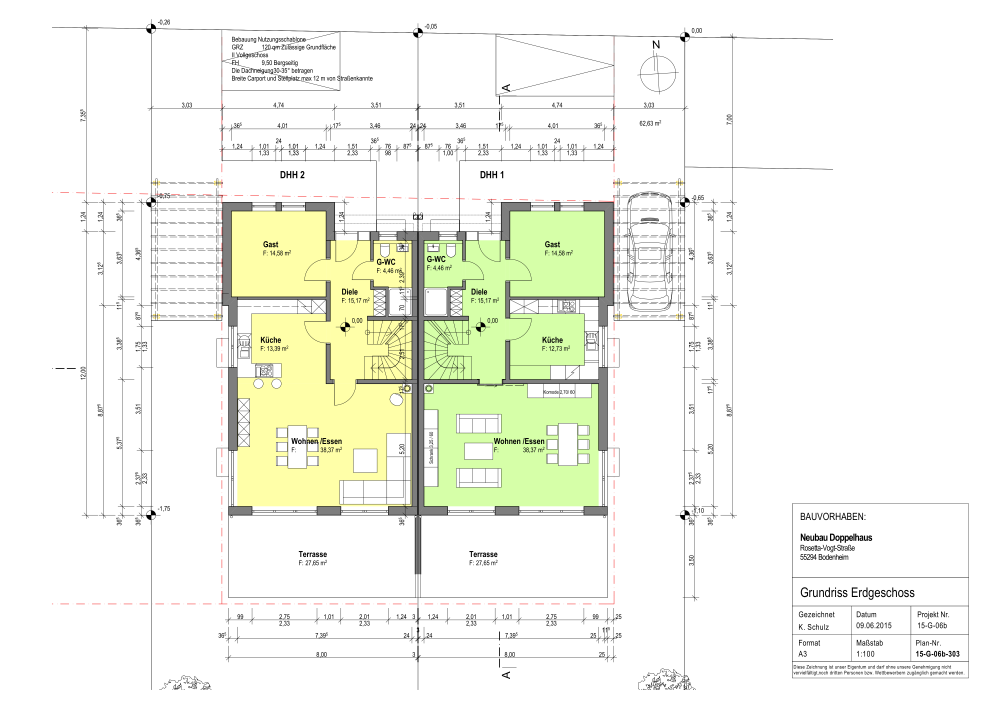
#> input picture examples/FloorplansAndSectionViews/Cluttered Plan/Cluttered 03_page1.png, 4961 x 3508 px (shown at 1/5 size)
$ python -i test_workflow_room_extraction.py   (imports and definitions only)
#> lines starting #> are read from the running program, lines starting #| are printed output that depends on the picture; after the words box and inside, x2 and y2 are one past the last pixel; in counts of white or black regions, pixels touching at a corner belong together
#> further down, picture is the input picture: shape (3508, 4961, 3); mean B, G, R 236.4, 245.7, 243.7
import sys
import math
import cv2 as cv
import numpy as np
import pytesseract

import sys
import math
import cv2 as cv
import numpy as np
import pytesseract


# [183 lines left out: functions extract_text_from_floorplan, remove_text_from_image, preprocess_floorplan, filter_walls_from_furniture, not called in this run]


def detect_wall_edges(filtered_image):
    """
    Detect and enhance wall edges using morphological operations.

    Applies morphological operations to connect broken wall segments and
    fill small gaps, creating continuous wall boundaries.

    Args:
        filtered_image (np.ndarray): Binary image with wall components only

    Returns:
        np.ndarray: Enhanced binary image with connected wall boundaries

    Processing steps:
        1. Morphological opening (3x3) to remove small noise
        2. Canny edge detection (thresholds: 50, 150)
        3. Dilation (3x3, 3 iterations) to thicken edges
        4. Morphological closing (31x31) to connect wall segments
    """
    # Small morphological opening to clean up noise
    kernel_cleanup_small = np.ones((3, 3), np.uint8)
    cleaned = cv.morphologyEx(filtered_image, cv.MORPH_OPEN, kernel_cleanup_small)

    # Canny edge detection
    edges = cv.Canny(cleaned, 50, 150)
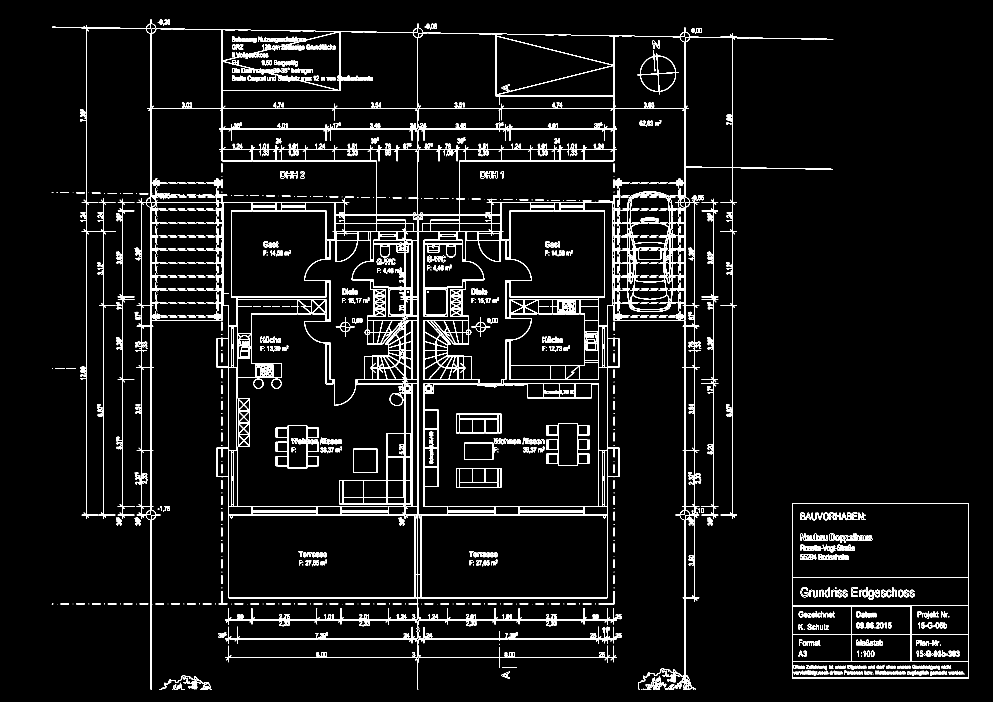
#> edges: shape (3508, 4961) (shown at 1/5 size); 2.5% white in thin lines or dots, all inside (x1, y1, x2, y2) = (259, 96, 4845, 3450)

    # Dilate edges to thicken walls
    kernel = np.ones((3, 3), np.uint8)
    edges_dilated = cv.dilate(edges, kernel, iterations=3)
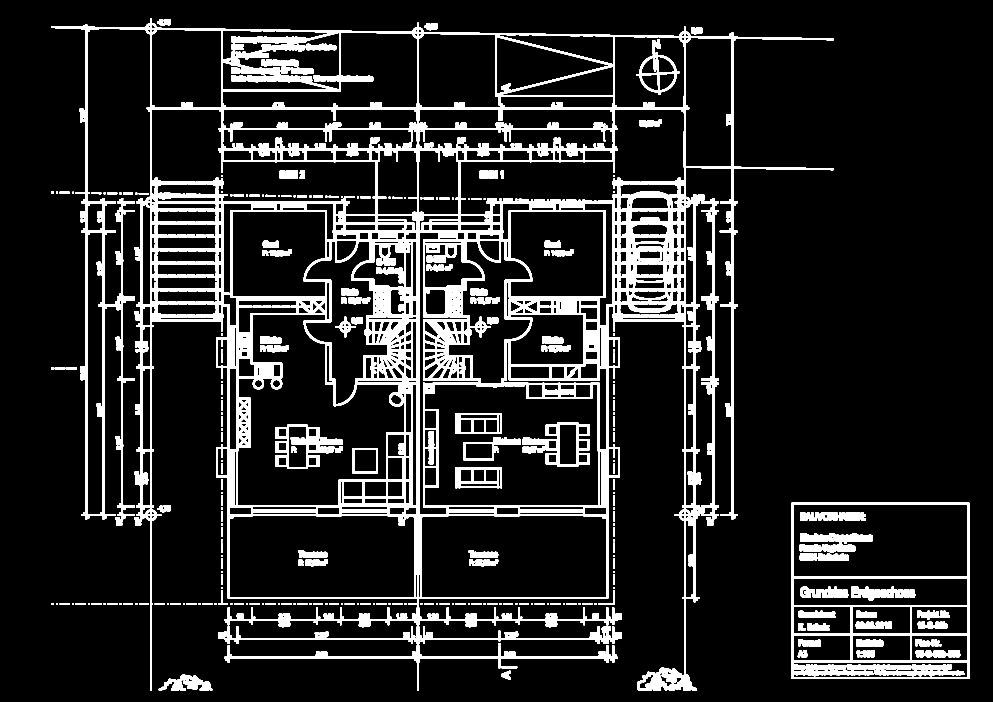
#> edges_dilated: shape (3508, 4961) (shown at 1/5 size); 11.7% white; 340 white regions, largest, box (x1, y1, x2, y2) and area: (257, 93, 4169, 3453) 1555252, (3957, 2514, 4848, 3394) 74723, (1376, 2124, 1712, 2345) 22842

    # Strong closing to connect broken wall segments
    kernel_big = np.ones((31, 31), np.uint8)
    walls = cv.morphologyEx(edges_dilated, cv.MORPH_CLOSE, kernel_big)
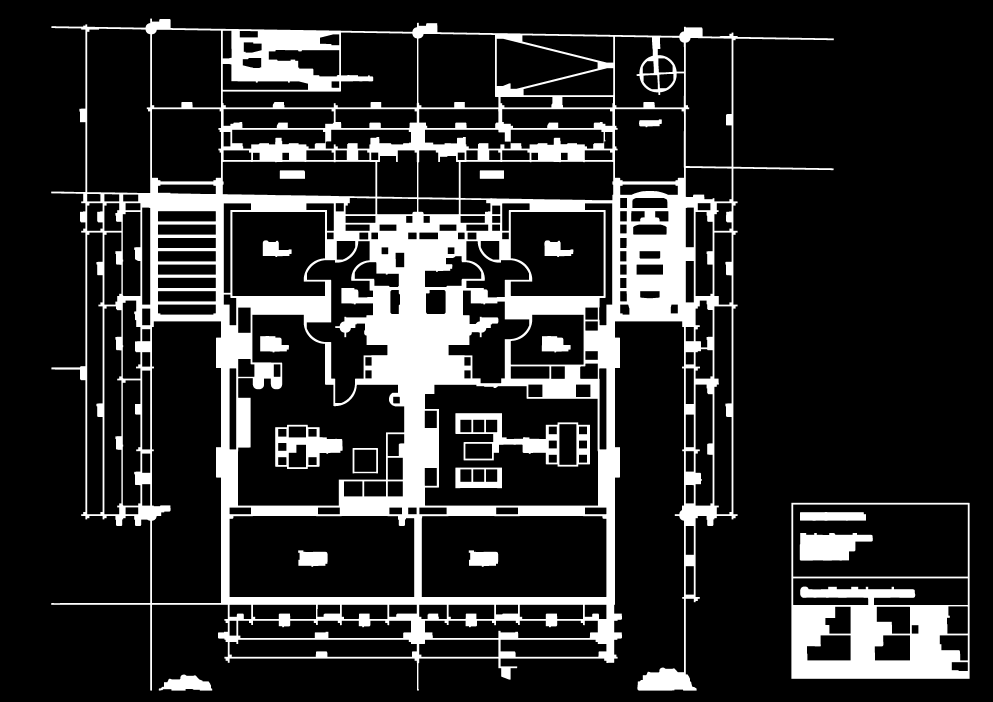
#> walls: shape (3508, 4961) (shown at 1/5 size); 17% white; 18 white regions, largest, box (x1, y1, x2, y2) and area: (256, 93, 4169, 3453) 2439205, (3957, 2514, 4848, 3394) 276026, (2277, 2066, 2950, 2333) 52482

    return walls


# [181 lines left out: functions extract_region_of_interest, detect_wall_contours, draw_wall_contours, process_floorplan, not called in this run]


# Main execution
# [10 lines not run here, left out]

>>> import cv2
>>> picture = cv2.imread('../examples/FloorplansAndSectionViews/Cluttered Plan/Cluttered 03_page1.png')
>>> result = detect_wall_edges(picture)
